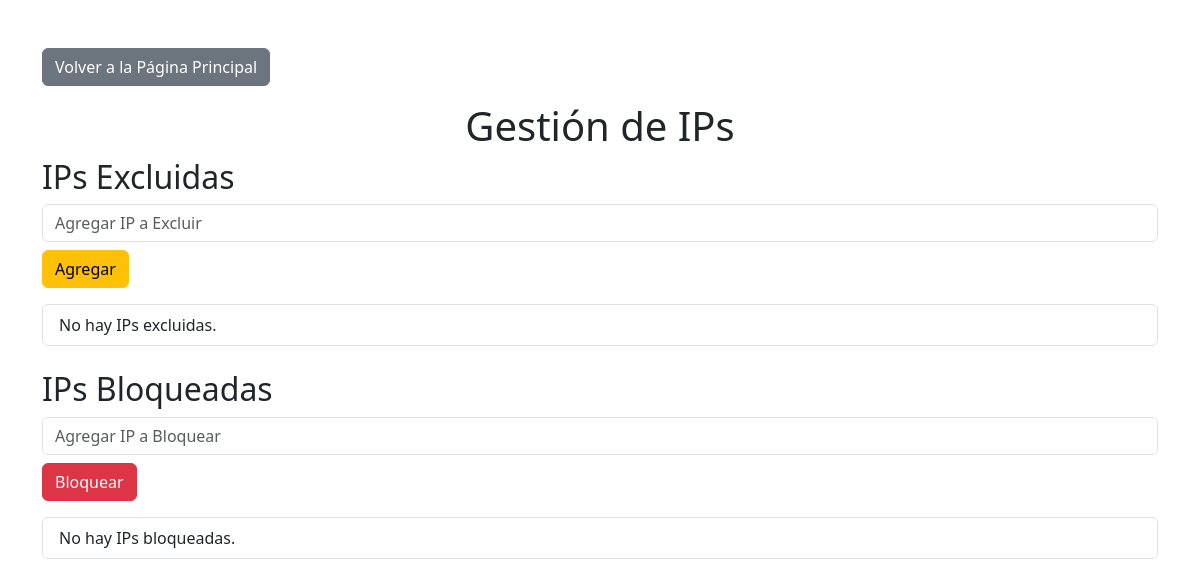
/configuracion_ips, run on an earlier commit of the app's database.
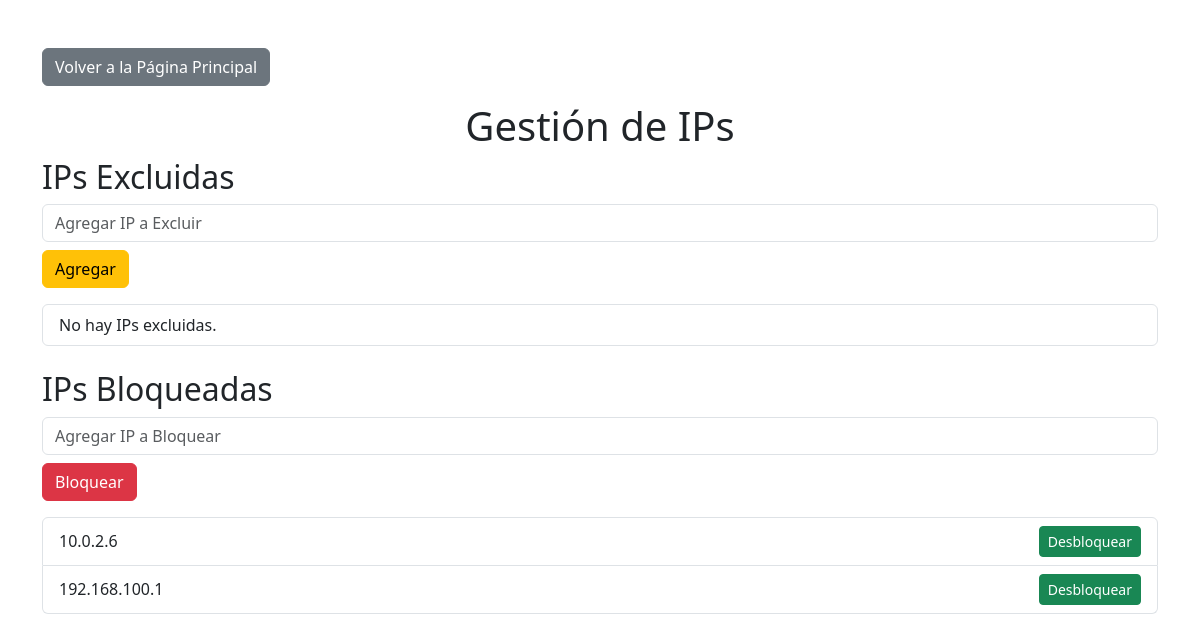
And on a later commit of the database.
### tables this page shows
CREATE TABLE ips_bloqueadas (
                id INTEGER PRIMARY KEY AUTOINCREMENT,
                ip TEXT UNIQUE NOT NULL
            );

### app.py (the view)
@app.route('/configuracion_ips')
def configuracion_ips():
    return render_template("configuracion_ips.html",
                           blocked_ips=get_blocked_ips(),
                           excluded_ips=get_excluded_ips())

### app.py (called while the page is built)
def get_db_connection():
    try:
        return sqlite3.connect(DB_PATH)
    except sqlite3.Error as e:
        print(f"Error al conectar a la base de datos: {e}")
        return None

def get_blocked_ips():
    conn = get_db_connection()
    if not conn:
        return []
    cursor = conn.cursor()
    cursor.execute("SELECT ip FROM ips_bloqueadas")
    blocked_ips = [row[0] for row in cursor.fetchall()]
    conn.close()
    return blocked_ips

def get_excluded_ips():
    conn = get_db_connection()
    if not conn:
        return []
    cursor = conn.cursor()
    cursor.execute("SELECT ip FROM ips_excluidas")
    excluded_ips = [row[0] for row in cursor.fetchall()]
    conn.close()
    return excluded_ips

### templates/configuracion_ips.html (shortened to what this page needs)
<!DOCTYPE html>
<html>
<head>
    <link rel="stylesheet" href="https://cdn.jsdelivr.net/npm/bootstrap@5.3.0/dist/css/bootstrap.min.css">
</head>
<body class="container mt-5">
    <button onclick="window.location.href='/'" class="btn btn-secondary mb-3">
        Volver a la Página Principal
    </button>
    <h1 class="text-center">Gestión de IPs</h1>
    <h2>IPs Excluidas</h2>
    <input type="text" id="excludeIpInput" class="form-control mb-2" placeholder="Agregar IP a Excluir">
    <button class="btn btn-warning" onclick="addExcludedIp()">Agregar</button>
    <ul class="list-group mt-3">
        {% if excluded_ips %}
            {% for ip in excluded_ips %}
                <li class="list-group-item d-flex justify-content-between align-items-center">
                    {{ ip }}
                    <button class="btn btn-danger btn-sm" onclick="removeExcludedIp('{{ ip }}')">Eliminar</button>
                </li>
            {% endfor %}
        {% else %}
            <li class="list-group-item">No hay IPs excluidas.</li>
        {% endif %}
    </ul>
    <h2 class="mt-4">IPs Bloqueadas</h2>
    <input type="text" id="blockIpInput" class="form-control mb-2" placeholder="Agregar IP a Bloquear">
    <button class="btn btn-danger" onclick="addBlockedIp()">Bloquear</button>
    <ul class="list-group mt-3">
        {% if blocked_ips %}
            {% for ip in blocked_ips %}
                <li class="list-group-item d-flex justify-content-between align-items-center">
                    {{ ip }}
                    <button class="btn btn-success btn-sm" onclick="unblockIp('{{ ip }}')">Desbloquear</button>
                </li>
            {% endfor %}
        {% else %}
            <li class="list-group-item">No hay IPs bloqueadas.</li>
        {% endif %}
    </ul>
</body>
</html>

What changed in the data, as far as the page shows it:
added ips_bloqueadas: ip "10.0.2.6"
added ips_bloqueadas: ip "192.168.100.1"
Also different on the page:
text no longer shown: "No hay IPs bloqueadas."
